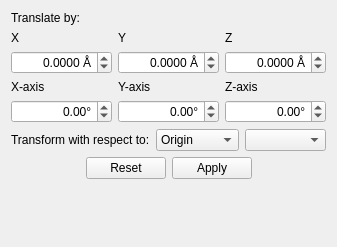
<?xml version="1.0" encoding="UTF-8"?>
<ui version="4.0">
 <class>ManipulateWidget</class>
 <widget class="QWidget" name="ManipulateWidget">
  <property name="geometry">
   <rect>
    <x>0</x>
    <y>0</y>
    <width>337</width>
    <height>247</height>
   </rect>
  </property>
  <property name="windowTitle">
   <string>Form</string>
  </property>
  <layout class="QVBoxLayout" name="verticalLayout">
   <item>
    <layout class="QGridLayout" name="translateLayout">
     <item row="3" column="0">
      <widget class="QDoubleSpinBox" name="xTranslateSpinBox">
       <property name="alignment">
        <set>Qt::AlignRight|Qt::AlignTrailing|Qt::AlignVCenter</set>
       </property>
       <property name="suffix">
        <string> Å</string>
       </property>
       <property name="decimals">
        <number>4</number>
       </property>
       <property name="minimum">
        <double>-999.990000000000009</double>
       </property>
       <property name="maximum">
        <double>999.990000000000009</double>
       </property>
      </widget>
     </item>
     <item row="3" column="1">
      <widget class="QDoubleSpinBox" name="yTranslateSpinBox">
       <property name="alignment">
        <set>Qt::AlignRight|Qt::AlignTrailing|Qt::AlignVCenter</set>
       </property>
       <property name="suffix">
        <string> Å</string>
       </property>
       <property name="decimals">
        <number>4</number>
       </property>
       <property name="minimum">
        <double>-999.990000000000009</double>
       </property>
       <property name="maximum">
        <double>999.990000000000009</double>
       </property>
      </widget>
     </item>
     <item row="3" column="2">
      <widget class="QDoubleSpinBox" name="zTranslateSpinBox">
       <property name="alignment">
        <set>Qt::AlignRight|Qt::AlignTrailing|Qt::AlignVCenter</set>
       </property>
       <property name="suffix">
        <string> Å</string>
       </property>
       <property name="decimals">
        <number>4</number>
       </property>
       <property name="minimum">
        <double>-999.990000000000009</double>
       </property>
       <property name="maximum">
        <double>999.990000000000009</double>
       </property>
      </widget>
     </item>
     <item row="1" column="0">
      <widget class="QLabel" name="xTranslateLabel">
       <property name="text">
        <string>X</string>
       </property>
      </widget>
     </item>
     <item row="1" column="1">
      <widget class="QLabel" name="yTranslateLabel">
       <property name="text">
        <string>Y</string>
       </property>
      </widget>
     </item>
     <item row="1" column="2">
      <widget class="QLabel" name="zTranslateLabel">
       <property name="text">
        <string>Z</string>
       </property>
      </widget>
     </item>
     <item row="0" column="0">
      <widget class="QLabel" name="translateByLabel">
       <property name="text">
        <string>Translate by:</string>
       </property>
      </widget>
     </item>
    </layout>
   </item>
   <item>
    <layout class="QGridLayout" name="rotateLayout">
     <item row="2" column="0">
      <widget class="QDoubleSpinBox" name="xRotateSpinBox">
       <property name="alignment">
        <set>Qt::AlignRight|Qt::AlignTrailing|Qt::AlignVCenter</set>
       </property>
       <property name="suffix">
        <string>°</string>
       </property>
       <property name="minimum">
        <double>-360.000000000000000</double>
       </property>
       <property name="maximum">
        <double>360.000000000000000</double>
       </property>
      </widget>
     </item>
     <item row="2" column="1">
      <widget class="QDoubleSpinBox" name="yRotateSpinBox">
       <property name="alignment">
        <set>Qt::AlignRight|Qt::AlignTrailing|Qt::AlignVCenter</set>
       </property>
       <property name="suffix">
        <string>°</string>
       </property>
       <property name="minimum">
        <double>-360.000000000000000</double>
       </property>
       <property name="maximum">
        <double>360.000000000000000</double>
       </property>
      </widget>
     </item>
     <item row="2" column="2">
      <widget class="QDoubleSpinBox" name="zRotateSpinBox">
       <property name="alignment">
        <set>Qt::AlignRight|Qt::AlignTrailing|Qt::AlignVCenter</set>
       </property>
       <property name="suffix">
        <string>°</string>
       </property>
       <property name="minimum">
        <double>-360.000000000000000</double>
       </property>
       <property name="maximum">
        <double>360.000000000000000</double>
       </property>
      </widget>
     </item>
     <item row="1" column="0">
      <widget class="QLabel" name="xRotateLabel">
       <property name="text">
        <string>X-axis</string>
       </property>
      </widget>
     </item>
     <item row="1" column="1">
      <widget class="QLabel" name="yRotateLabel">
       <property name="text">
        <string>Y-axis</string>
       </property>
      </widget>
     </item>
     <item row="1" column="2">
      <widget class="QLabel" name="zRotateLabel">
       <property name="text">
        <string>Z-axis</string>
       </property>
      </widget>
     </item>
    </layout>
   </item>
   <item>
    <layout class="QGridLayout" name="centerSelectionLayout">
     <item row="0" column="0">
      <widget class="QLabel" name="centerSelectionLabel">
       <property name="text">
        <string>Transform with respect to:</string>
       </property>
      </widget>
     </item>
     <item row="0" column="1">
      <widget class="QComboBox" name="centerSelectionBox">
       <item>
        <property name="text">
         <string>Origin</string>
        </property>
       </item>
       <item>
        <property name="text">
         <string>Geometry</string>
        </property>
       </item>
       <item>
        <property name="text">
         <string>Atom</string>
        </property>
       </item>
      </widget>
     </item>
     <item row="0" column="2">
      <widget class="QComboBox" name="atomSelectionBox">
      </widget>
     </item>
    </layout>
   </item>
   <item>
    <widget class="QDialogButtonBox" name="buttonBox">
     <property name="standardButtons">
      <set>QDialogButtonBox::Apply|QDialogButtonBox::Reset</set>
     </property>
     <property name="centerButtons">
      <bool>true</bool>
     </property>
    </widget>
   </item>
   <item>
    <spacer name="verticalSpacer">
     <property name="orientation">
      <enum>Qt::Vertical</enum>
     </property>
     <property name="sizeHint" stdset="0">
      <size>
       <width>20</width>
       <height>262</height>
      </size>
     </property>
    </spacer>
   </item>
  </layout>
 </widget>
 <resources/>
 <connections/>
</ui>
